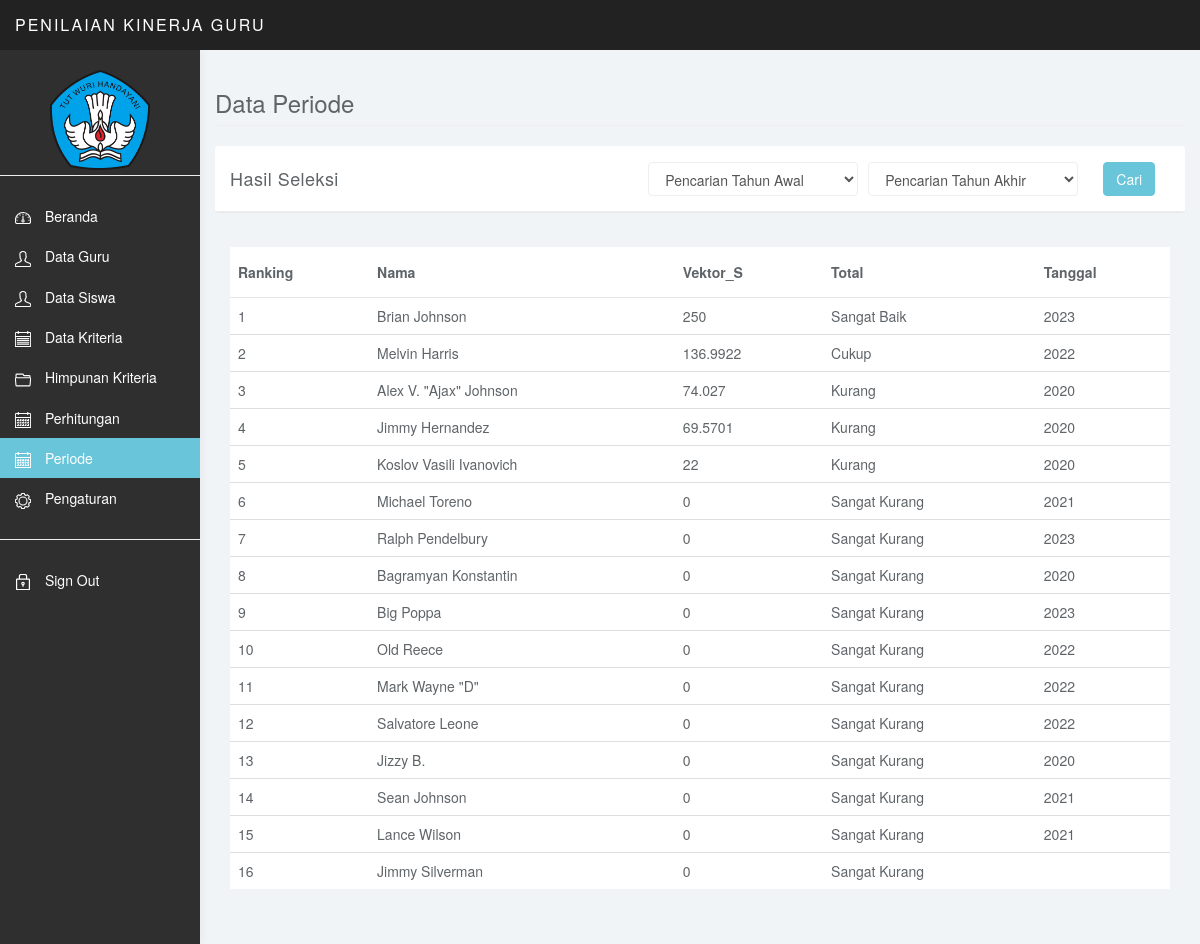
The app's page /admin/?ap=periode (signed in) with its own data.
### tables this page shows
CREATE TABLE `guru_peserta` (
  `id_guru` int(11) NOT NULL,
  `nip` varchar(25) NOT NULL,
  `nama` varchar(30) NOT NULL,
  `alamat` varchar(100) NOT NULL,
  `pendidikan` varchar(10) NOT NULL,
  `jabatan` varchar(20) NOT NULL,
  `c1` double NOT NULL DEFAULT '1',
  `c2` double NOT NULL DEFAULT '1',
  `c3` double NOT NULL DEFAULT '1',
  `c4` double NOT NULL DEFAULT '1',
  `vektor_s` double NOT NULL,
  `vektor_v` double NOT NULL,
  `tanggal` varchar(250) NOT NULL,
  `total` varchar(250) NOT NULL
);

### admin/aplikasi/periode/periode.php (the view, shortened to what this page needs)
<div class="row">
			<div class="col-lg-12">
				<h3 class="page-header">Data Periode</h3>
			</div>
		</div>
<div class="row">
			<div class="col-md-12">
				<div class="panel panel-default">
				<div class="panel-heading" style="display: flex; justify-content: space-between;">Hasil Seleksi
					<form method="post" action="?ap=periode&tahun=1" style="display: flex; align-items: center; gap:1rem;">
						<select id="cari" class="form-control" style="display: inline-block;" name="hasil">
							<?php
					if ($cari=="") {
						echo "<option value=''>Pencarian Tahun Awal</option>";
					}else{
						echo "<option value='$cari'>$cari</option>";
					}
					?>
						</select>
						<select id="cari" class="form-control" style="display: inline-block;" name="hasil2">
							<?php
					if ($cari=="") {
						echo "<option value=''>Pencarian Tahun Akhir</option>";
					}else{
						echo "<option value='$cari'>$cari</option>";
					}
					?>
						</select>
						<input type="submit" class="btn btn-primary" style="margin: 0 15px;" name="cari" value="Cari"></input>
					</form>
				</div>
			</div>
                    <div class="table2">
						<div class="panel-body">
						<table class="table">
							<thead>
								<tr>
									<th>Ranking</th>
									<th>Nama</th>
									<th>Vektor_S</th>
									<th>Total</th>
									<th>Tanggal</th>
								</tr>
						    </thead>
						    <tbody>
						    	<?php
						    		$rk = 1;
						    		$pr = mysql_query("select nama, vektor_S, total, tanggal from guru_peserta order by vektor_s desc");
						    		while ($dt=mysql_fetch_array($pr)){
						    			echo "<tr>";
						    			echo "<td>$rk</td>";
						    			echo "<td>".$dt['nama']."</td>";
						    			echo "<td>" . round($dt['vektor_S'], 4) . "</td>";
						    			echo "<td>" . $dt['total']."</td>";
						    			echo "<td>" . $dt['tanggal'] . "</td>";
						    			echo "</tr>";
						    			$rk++;
						    		}
						    	?>
							</tbody>
						</table>
					<br>
				</div>
			</div>
</div>
</div>

### admin/css/styles.css (style rules this page uses)
body { background: #f1f4f7; padding-top: 50px; color: #5f6468; }
h1, h2, h3, h4, h5, h6 { color: #5f6468; }
h3, h4 { font-weight: 300; }
.form-control { border: 1px solid #eee; box-shadow: none; }
.btn-primary, .btn-primary:hover, .btn-primary:focus, .btn-primary:active, .btn-primary.active, .open > .dropdown-toggle.btn-primary, .btn-primary.disabled, .btn-primary[disabled], fieldset[disabled] .btn-primary, .btn-primary.disabled:hover, .btn-primary[disabled]:hover, fieldset[disabled] .btn-primary:hover, .btn-primary.disabled:focus, .btn-primary[disabled]:focus, fieldset[disabled] .btn-primary:focus, .btn-primary.disabled:active, .btn-primary[disabled]:active, fieldset[disabled] .btn-primary:active, .btn-primary.disabled.active, .btn-primary[disabled].active, fieldset[disabled] .btn-primary.active { background-color: #F24464; border-color: #F24464; }
.panel { border: 0; }
.panel-heading { font-size: 18px; font-weight: 300; letter-spacing: 0.025em; height: 66px; line-height: 45px; }
.panel-default .panel-heading { background: #fff; border-bottom: 1px solid #eee; color: #5f6468; }
.table { background: #fff; }
.table>thead>tr>th { border-bottom: 1px solid #e6e7e8; vertical-align: middle; height: 50px; }

### admin/index.php (style rules this page uses)
.btn-primary { background: #68c5da !important; border-color: #68c5da !important; }

### admin/aplikasi/periode/periode.php (style rules this page uses)
.form-control { width: 21rem; }

### records on screen
guru_peserta: nama "Brian Johnson", vektor_s "250", total "Sangat Baik", tanggal "2023"
guru_peserta: nama "Melvin Harris", vektor_s "136.9922", total "Cukup", tanggal "2022"
guru_peserta: nama "Alex V. \"Ajax\" Johnson", vektor_s "74.027", total "Kurang", tanggal "2020"
guru_peserta: nama "Jimmy Hernandez", vektor_s "69.5701", total "Kurang", tanggal "2020"
guru_peserta: nama "Koslov Vasili Ivanovich", vektor_s "22", total "Kurang", tanggal "2020"
guru_peserta: nama "Michael Toreno", vektor_s "0", total "Sangat Kurang", tanggal "2021"
guru_peserta: nama "Ralph Pendelbury", vektor_s "0", total "Sangat Kurang", tanggal "2023"
guru_peserta: nama "Bagramyan Konstantin", vektor_s "0", total "Sangat Kurang", tanggal "2020"
guru_peserta: nama "Big Poppa", vektor_s "0", total "Sangat Kurang", tanggal "2023"
guru_peserta: nama "Old Reece", vektor_s "0", total "Sangat Kurang", tanggal "2022"
guru_peserta: nama "Mark Wayne \"D\"", vektor_s "0", total "Sangat Kurang", tanggal "2022"
guru_peserta: nama "Salvatore Leone", vektor_s "0", total "Sangat Kurang", tanggal "2022"
guru_peserta: nama "Jizzy B.", vektor_s "0", total "Sangat Kurang", tanggal "2020"
guru_peserta: nama "Sean Johnson", vektor_s "0", total "Sangat Kurang", tanggal "2021"
guru_peserta: nama "Lance Wilson", vektor_s "0", total "Sangat Kurang", tanggal "2021"
guru_peserta: nama "Jimmy Silverman", vektor_s "0", total "Sangat Kurang"
